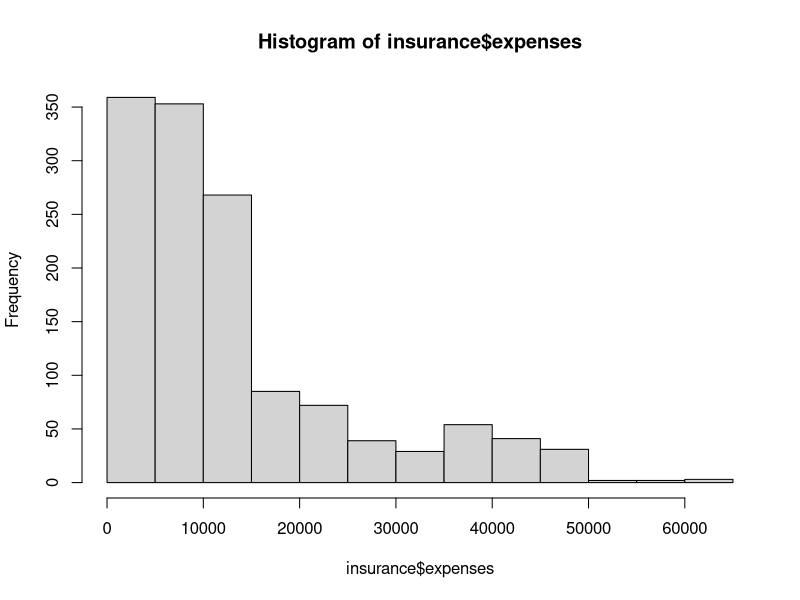
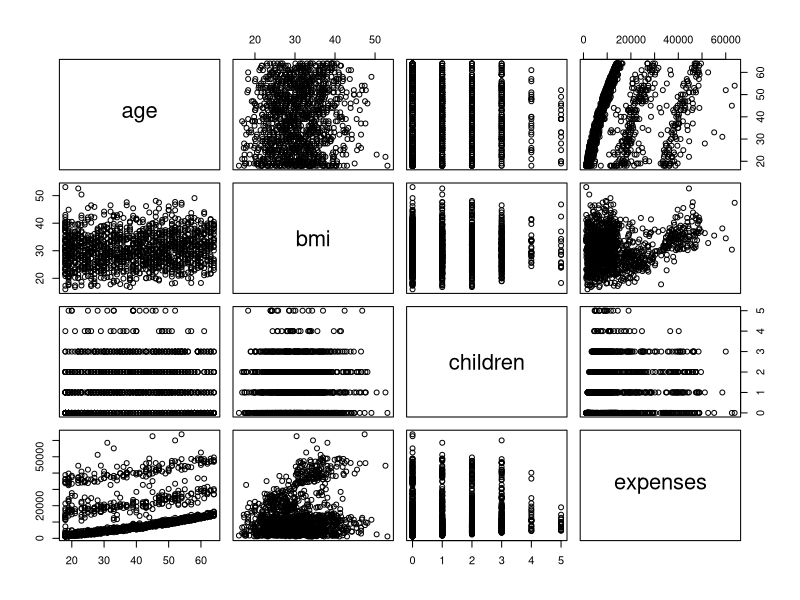
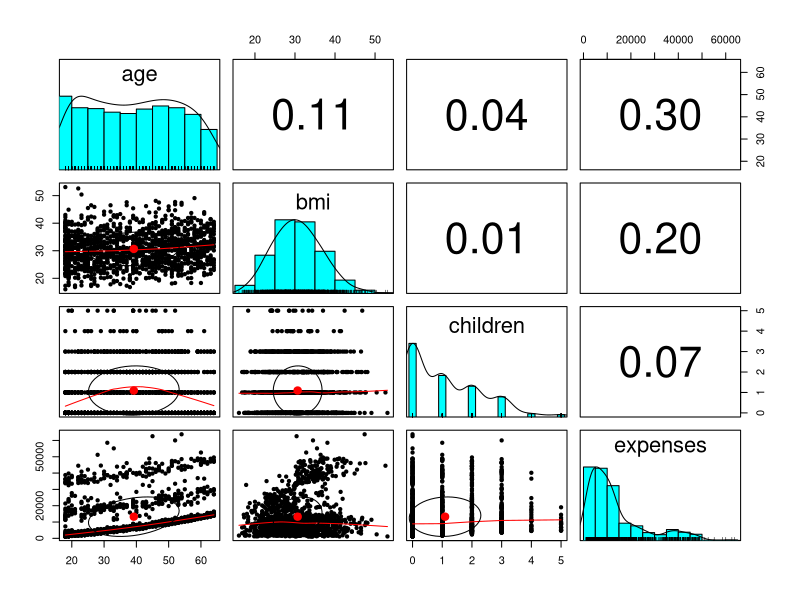

Write the R code that produced these figures, in order.
# Machine Learning with R - Chapter 6 
## Second example - Medical insurance data

install.packages("psych")
library(psych)

insurance <- read.csv("insurance.csv", stringsAsFactors = TRUE)

###Exploring the data
str(insurance)
summary(insurance$expenses)
hist(insurance$expenses) 
table(insurance$region)
cor(insurance[c("age", "bmi", "children", "expenses")])
pairs(insurance[c("age", "bmi", "children", "expenses")])
pairs.panels(insurance[c("age", "bmi", "children", "expenses")])

###OLS Model
ins_model <- lm(expenses ~ age + children + bmi + sex +
                  smoker + region, data = insurance)
ins_model

###Evaluating model performance
summary(ins_model)

###Improving the model
insurance$age2 <- insurance$age^2

ins_model2 <- lm(expenses ~ age + age2 + children + bmi + sex +
                  smoker + region, data = insurance)
summary(ins_model2)
insurance$bmi30 <- ifelse(insurance$bmi >= 30, 1, 0)

ins_model3 <- lm(expenses ~ age + age2 + children + bmi + bmi30 + sex +
                   smoker + region, data = insurance)
summary(ins_model3)

ins_model4 <- lm(expenses ~ age + age2 + children + bmi + bmi30 + sex +
                   smoker + bmi30*smoker + region, data = insurance)
summary(ins_model4)

